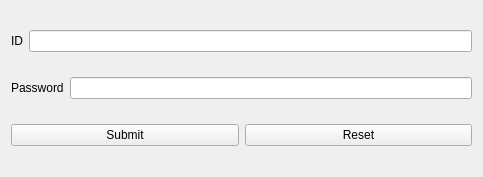
<?xml version="1.0" encoding="UTF-8"?>
<ui version="4.0">
 <class>loginWidget</class>
 <widget class="QWidget" name="loginWidget">
  <property name="geometry">
   <rect>
    <x>0</x>
    <y>0</y>
    <width>483</width>
    <height>177</height>
   </rect>
  </property>
  <property name="windowTitle">
   <string>Form</string>
  </property>
  <layout class="QHBoxLayout" name="horizontalLayout_4">
   <item>
    <layout class="QVBoxLayout" name="verticalLayout">
     <item>
      <layout class="QHBoxLayout" name="horizontalLayout">
       <item>
        <widget class="QLabel" name="label">
         <property name="text">
          <string>ID</string>
         </property>
        </widget>
       </item>
       <item>
        <widget class="QLineEdit" name="lineEdit"/>
       </item>
      </layout>
     </item>
     <item>
      <layout class="QHBoxLayout" name="horizontalLayout_2">
       <item>
        <widget class="QLabel" name="label_2">
         <property name="text">
          <string>Password</string>
         </property>
        </widget>
       </item>
       <item>
        <widget class="QLineEdit" name="lineEdit_2"/>
       </item>
      </layout>
     </item>
     <item>
      <layout class="QHBoxLayout" name="horizontalLayout_3">
       <item>
        <widget class="QPushButton" name="pushButton">
         <property name="text">
          <string>Submit</string>
         </property>
        </widget>
       </item>
       <item>
        <widget class="QPushButton" name="pushButton_2">
         <property name="text">
          <string>Reset</string>
         </property>
        </widget>
       </item>
      </layout>
     </item>
    </layout>
   </item>
  </layout>
 </widget>
 <resources/>
 <connections/>
</ui>
